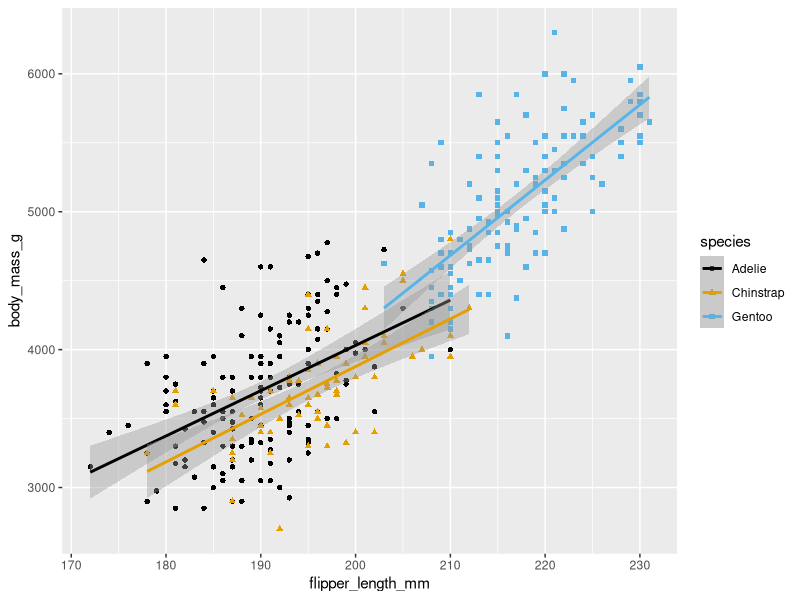
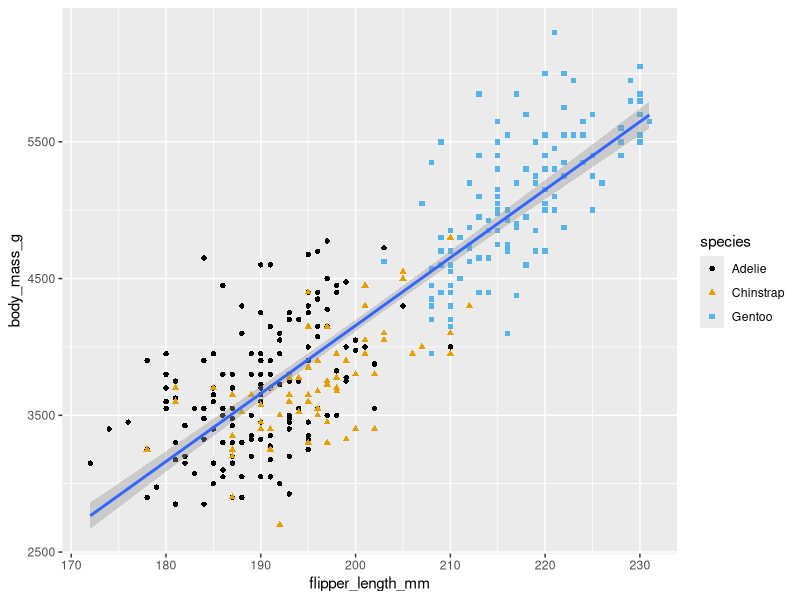
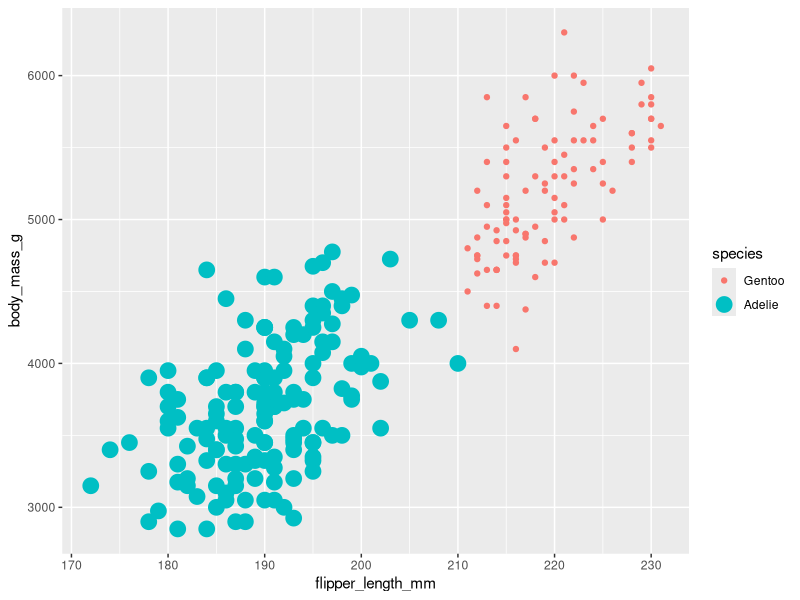
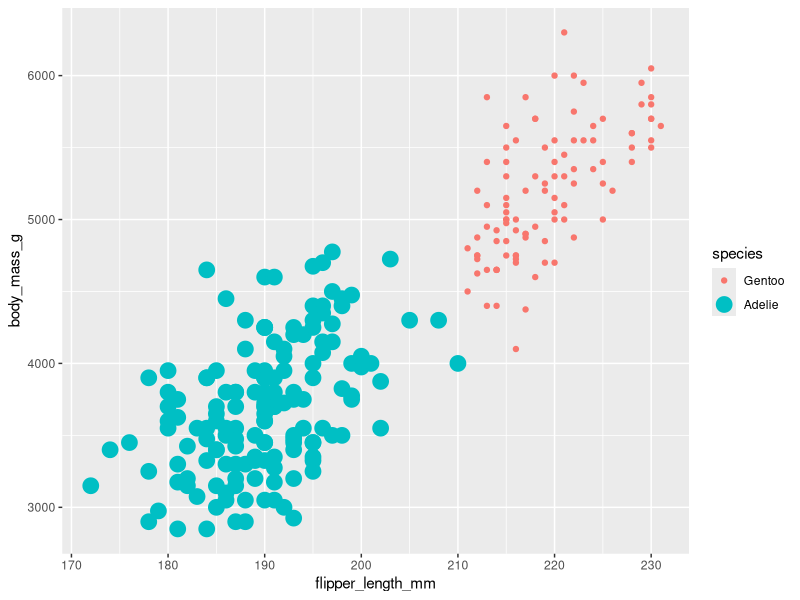
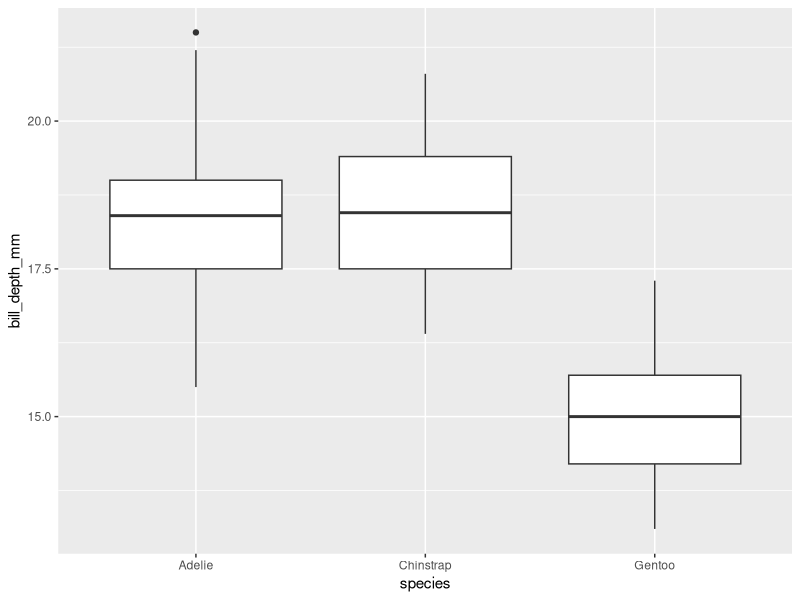
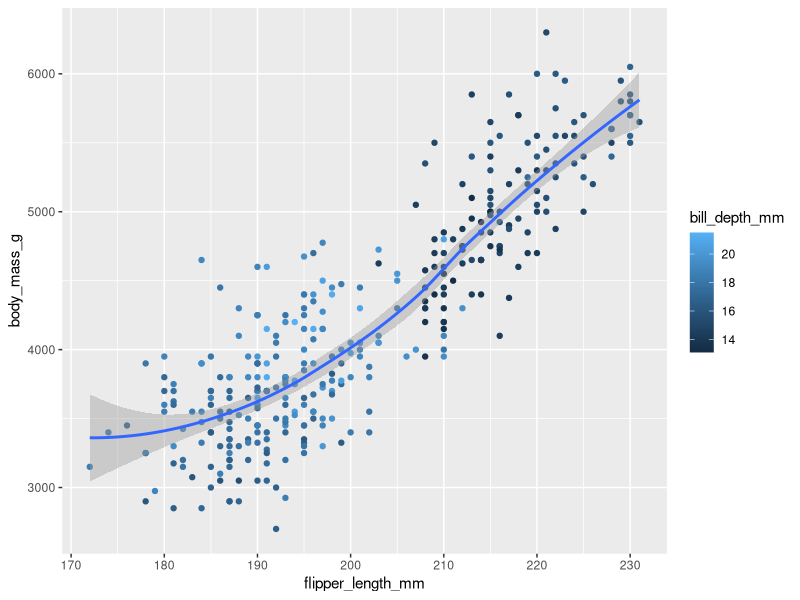
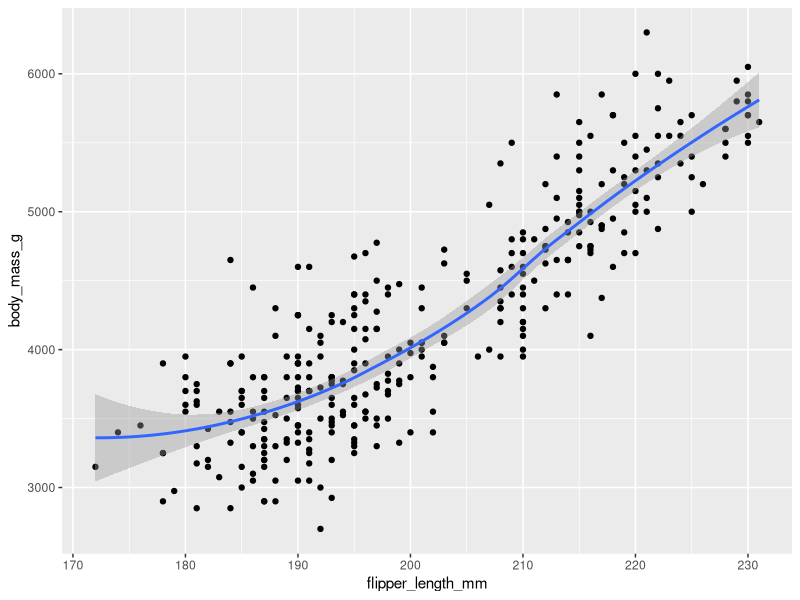
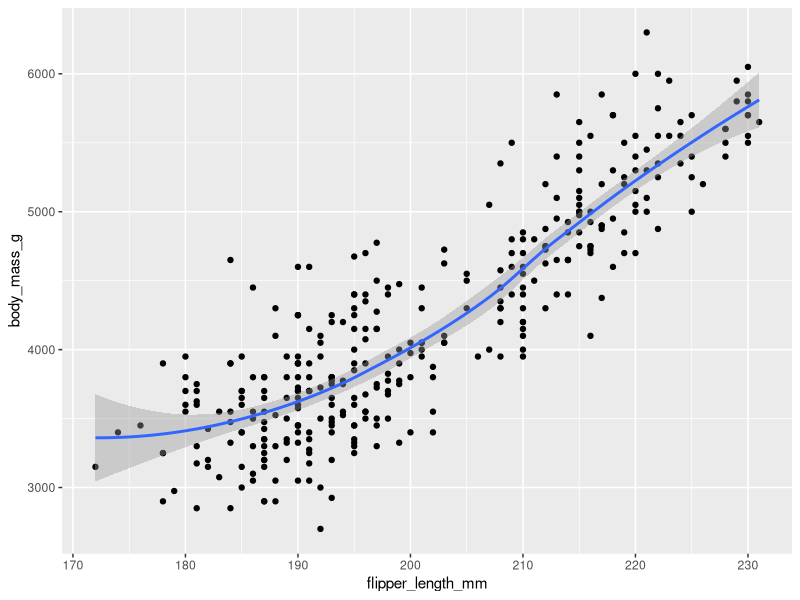

These figures' R source, in order:
## ---- chunk 1
knitr::opts_chunk$set(echo = TRUE)
## ---- chunk 2

library(tidyverse)
library(palmerpenguins)
library(ggthemes)
library(hexbin)
library(maps)

## ---- chunk 3

# Inherited plot
ggplot(penguins, mapping = aes(x = flipper_length_mm, y = body_mass_g,
                               colour = species, shape = species)) +
  geom_point() +
  geom_smooth(method = "lm") +
  scale_color_colorblind()

# Define plot
ggplot(penguins, mapping = aes(x = flipper_length_mm, y = body_mass_g)) +
  geom_point(aes(colour = species, shape = species)) +
  geom_smooth(method = "lm") +
  scale_color_colorblind()

## ---- chunk 4

ggplot(
  # Add a filter onto the initial data call
  data = penguins %>% filter(species == "Gentoo" & flipper_length_mm > 210), 
       mapping = aes(x = flipper_length_mm, y = body_mass_g)) +
  geom_point(aes(colour = species)) +
  geom_point(data = penguins %>% filter(species == "Adelie"),
             size = 5,
             aes(colour = species))

ggplot(data = penguins,
       mapping = aes(x = flipper_length_mm, y = body_mass_g)) +
  geom_point(data = penguins %>% filter(species == "Gentoo" & flipper_length_mm > 210), 
             aes(colour = species)) +
  geom_point(data = penguins %>% filter(species == "Adelie"),
             size = 5,
             aes(colour = species))


## ---- chunk 5

ggplot(data = penguins, mapping = aes(x = species, y = bill_depth_mm)) +
  geom_boxplot()

ggplot(data = penguins, mapping = aes(x = flipper_length_mm, y = body_mass_g)) +
  geom_point(aes(colour = bill_depth_mm)) +
  geom_smooth()

ggplot(
  data = penguins,
  mapping = aes(x = flipper_length_mm, y = body_mass_g)) +
  geom_point() +
  geom_smooth()

ggplot() +
  geom_point(
    data = penguins,
    mapping = aes(x = flipper_length_mm, y = body_mass_g)
  ) +
  geom_smooth(
    data = penguins,
    mapping = aes(x = flipper_length_mm, y = body_mass_g))


## ---- chunk 6

ggplot(penguins, aes(x = flipper_length_mm, y = body_mass_g)) +
  geom_point(aes(colour  = "blue"))

ggplot(penguins, aes(x = flipper_length_mm, y = body_mass_g)) +
  geom_point(colour = "blue")

## ---- chunk 7

plot_base <- ggplot(penguins, aes(x = flipper_length_mm, y = body_mass_g))

plot_base + 
  geom_path()

plot_base +
  geom_polygon()

## ---- chunk 8

var1 <- ggplot(penguins, aes(flipper_length_mm))

var1 + geom_area(stat = "bin")

var1 + geom_density()

var1 + geom_dotplot()

var1 + geom_freqpoly()

# qq: quartile quantile plot
ggplot(penguins) +
  geom_qq(aes(sample = flipper_length_mm))

# Statistical functions

var1 + stat_bin(binwidth = 1)

var1 + stat_count()

var1 + stat_density(adjust = 1, kernel = "gaussian")

## ---- chunk 9

# Verbose way

penguins %>%
  group_by(flipper_length_mm) %>%
  summarise(total = n()) %>%
  ggplot(aes(x = flipper_length_mm, y = total)) +
  geom_col(width = 1)

# Concise way

ggplot(penguins, aes(flipper_length_mm)) +
  geom_histogram(binwidth = 1)

# You can also use stat_bin

ggplot(penguins, aes(flipper_length_mm)) +
  stat_bin(binwidth = 1)

## ---- chunk 10

discrete <- ggplot(penguins, aes(x = species))

discrete + geom_bar()

## ---- chunk 11

both_continuous <- ggplot(penguins, aes(x = flipper_length_mm, y = body_mass_g))

# geom_label and geom_text can give similar but distinct outputs.
# geom_label adds a rectangle behind the text.
both_continuous + geom_label(aes(label = flipper_length_mm))

both_continuous + geom_text(aes(label = flipper_length_mm))

# geom_quantile: fits a quantile regression the data
both_continuous + geom_quantile()

both_continuous + geom_rug()

both_continuous + geom_smooth()

# Statistical functions
both_continuous + stat_bin2d()

both_continuous + stat_binhex()

both_continuous + stat_density2d()

both_continuous + stat_ellipse(level = 0.95, segments = 51)

## ---- chunk 12

dis_con <- ggplot(penguins, aes(species, flipper_length_mm))

dis_con + geom_col()

dis_con + geom_boxplot()

dis_con + geom_dotplot(binaxis = "y", stackdir = "center")

dis_con + geom_violin()

## ---- chunk 13

# geom_bar represents the number of cases in each group, geom_col represents values within the data

# How many penguins of each species?

# Verbose way (using geom_col)
penguins %>%
  group_by(species) %>%
  summarise(total = n()) %>%
  ggplot(aes(species, total)) +
  geom_col()

# Concise way (using geom_bar)
ggplot(penguins, aes(species)) +
  geom_bar()

# Stats are an alternate way to build layers
# These ggplots are both the same
ggplot(penguins, aes(species)) +
  geom_bar(stat = "count")

ggplot(penguins, aes(species)) +
  stat_count(geom = "bar")

# This is a verbose way of getting to the same plot
penguins %>%
  group_by(species) %>%
  summarise(total = n()) %>%
  ggplot(aes(species, total)) +
  stat_identity(geom = "col")

## ---- chunk 14

both_dis <- ggplot(penguins, aes(species, island))

both_dis + geom_count()

both_dis + geom_jitter()

## ---- chunk 15

both_continuous + geom_bin2d()

both_continuous + geom_density_2d()

both_continuous + geom_hex()


## ---- chunk 16

i <- ggplot(penguins, aes(flipper_length_mm, body_mass_g))

i + geom_area()

i + geom_line()

i + geom_step()

## ---- chunk 17

data <- data.frame(murder = USArrests$Murder,
                   state = tolower(rownames(USArrests)))

# Dataframe of longitude and latitude data for US states
map <- ggplot2::map_data("state")

k <- ggplot(data, aes(fill = murder))

k + geom_map(aes(map_id = state), map = map) +
  expand_limits(x = map$long, y = map$lat)

# How many longitude and latitute data points are there for each state?

ggplot(data = map, aes(region)) +
  geom_bar() +
  theme(axis.text.x = element_text(angle = 90)) +
  labs(x = "")

## ---- chunk 18

seals$extra_var <- with(seals, sqrt(delta_long^2 + delta_lat^2))

three_var <- ggplot(seals, aes(long, lat))

three_var + geom_contour(aes(z = extra_var))

three_var + geom_contour_filled(aes(z = extra_var))

three_var + geom_raster(aes(fill = extra_var),
                        hjust = -0.5, vjust = 0.5, interpolate = FALSE)

three_var + geom_tile(aes(fill = extra_var))

## ---- chunk 19

ggplot() +
  layer(
    # Part 1 - data
    data = penguins,
    # Part 2 - aesthetic mapping
    aes(x = flipper_length_mm, y = bill_length_mm, colour = species),
    # Part 3 - a geometric object
    geom = "line",
    # Part 4 - a statistical transformation
    stat = "smooth",
    # Part 5 - a position adjustment
    position = "identity")

## ---- chunk 20

# A geom is a version of the "layer" function with defaults.
# geom_point is a layer which has "point" embedded as the default geom.

ggplot() +
  # First layer - the information in geom_point
  layer(data = penguins, 
        mapping = aes(flipper_length_mm, y = bill_length_mm),
        geom = "point", 
        stat = "identity", 
        position = "identity") +
  # Second layer - the information in stat_smooth
  layer(data = penguins, 
        mapping = aes(flipper_length_mm, y = bill_length_mm),
        geom = "smooth", 
        stat = "smooth", 
        position = "identity")
  
# This is overly verbose as we have to specific the data and mapping for each layer. A simpler way is to use preset versions of "layer": geom and stat

ggplot(penguins, aes(flipper_length_mm, y = bill_length_mm)) +
  # geom_point specifies we want points
  # The geom argument is immutably set to "point". You cannot change it otherwise it stops being
  # geom_point. If you try to add and change the "geom" parameter, nothing happens because it isn't
  # recognised or executed in the script.
  geom_point(
    geom = "line",
    # data argument is inherited from the ggplot function above
    data = NULL,
    # mapping is also inherited
    mapping = NULL,
    # stat is default set to "identity"
    stat = "identity",
    # position is default set to "identity"
    position = "identity")

# This means we can use much less code to get to the same output.

ggplot(penguins, aes(flipper_length_mm, y = bill_length_mm)) +
  geom_point()

# The same thing can be done for stat

ggplot(penguins, aes(flipper_length_mm, y = bill_length_mm)) +
  stat_smooth(
    data = NULL,
    mapping = NULL,
    stat = "smooth",
    position = "identity")

# Concise version
ggplot(penguins, aes(flipper_length_mm, y = bill_length_mm)) +
  stat_smooth()

# This means that to create a plot of penguins with points and a line using the layer function requires 243 characters of code, with lots of repeated code specifying the data and mapping.

# Whereas using the wrapped geom and stat versions of layer, we can get the same plot by using only 91 characters of code. 

ggplot(penguins, aes(flipper_length_mm, y = bill_length_mm)) +
  geom_point() +
  stat_smooth(se = FALSE)

